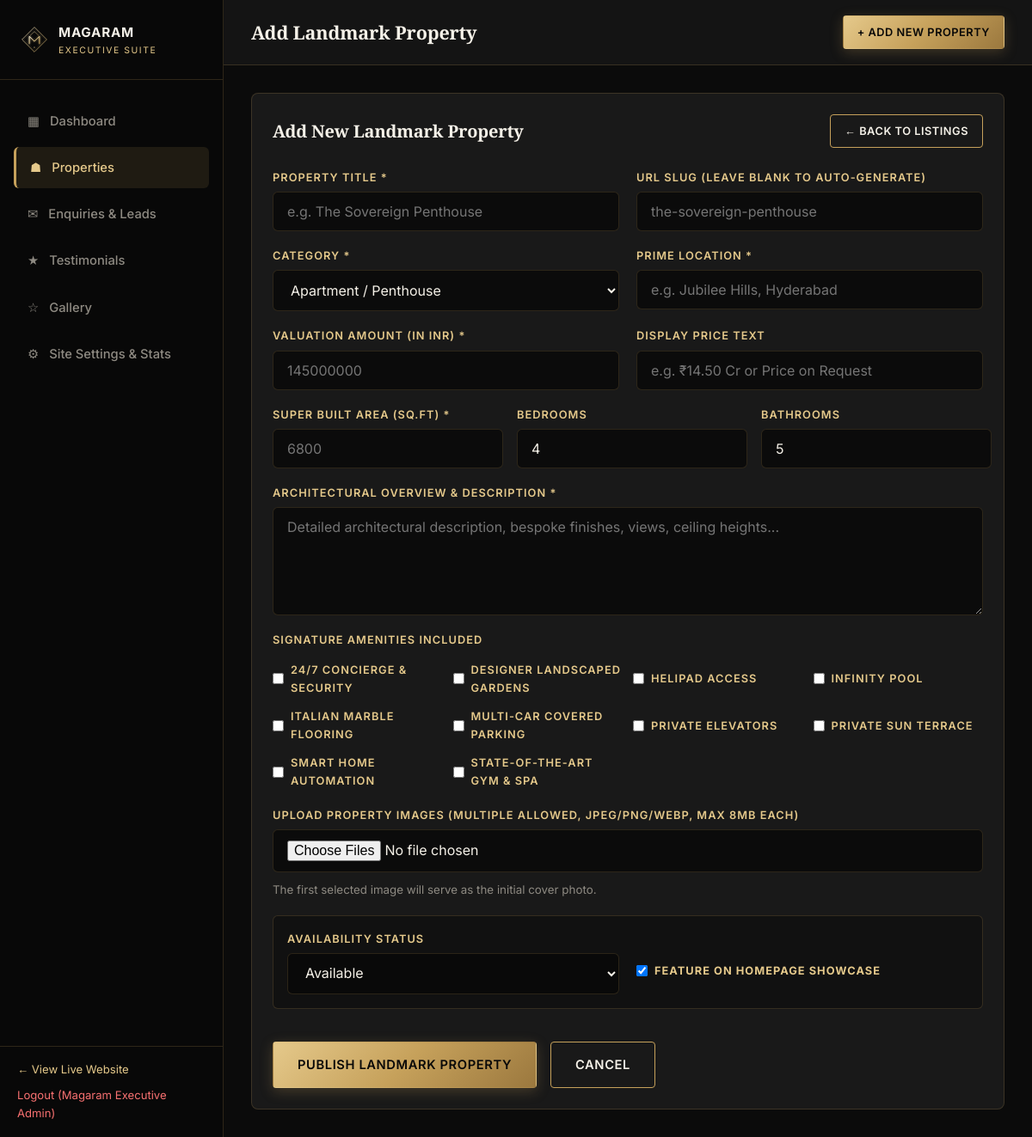
The page /admin/properties/add.php (signed in) on the database its author committed.
### tables this page shows
CREATE TABLE IF NOT EXISTS `amenities` (
    `id` INT AUTO_INCREMENT PRIMARY KEY,
    `name` VARCHAR(100) NOT NULL UNIQUE,
    `icon` VARCHAR(50) NOT NULL DEFAULT 'sparkle'
);

### includes/functions.php (called while the page is built, shortened)
<?php
function e(?string $string): string {
    return htmlspecialchars($string ?? '', ENT_QUOTES, 'UTF-8');
}

### admin/properties/add.php (the view, shortened to what this page needs)
<?php
$db = get_db();
$availableAmenities = [];
if ($db) {
    try {
        $availableAmenities = $db->query("SELECT * FROM amenities ORDER BY name ASC")->fetchAll();
    } catch (Exception $e) {}
}
require_once __DIR__ . '/../includes/header.php';
?>
<div class="admin-card" style="max-width: 900px; margin: 0 auto;">
    <div style="display: flex; justify-content: space-between; align-items: center; margin-bottom: 24px;">
        <h3 style="font-size: 1.25rem; margin: 0; color: var(--text-cream);">Add New Landmark Property</h3>
        <a href="<?= BASE_URL; ?>/admin/properties/index.php" class="btn btn-outline btn-sm">&larr; Back to Listings</a>
    </div>
    <form method="POST" enctype="multipart/form-data" class="luxury-form">
        <div class="form-grid-2">
            <div class="form-group">
                <label for="p-title">Property Title *</label>
                <input type="text" id="p-title" name="title" class="form-control" placeholder="e.g. The Sovereign Penthouse" required>
            </div>
            <div class="form-group">
                <label for="p-slug">URL Slug (Leave blank to auto-generate)</label>
                <input type="text" id="p-slug" name="slug" class="form-control" placeholder="the-sovereign-penthouse">
            </div>
        </div>
        <div class="form-grid-2">
            <div class="form-group">
                <label for="p-category">Category *</label>
                <select id="p-category" name="category" class="form-control">
                    <option value="Apartment">Apartment / Penthouse</option>
                </select>
            </div>
            <div class="form-group">
                <label for="p-location">Prime Location *</label>
                <input type="text" id="p-location" name="location" class="form-control" placeholder="e.g. Jubilee Hills, Hyderabad" required>
            </div>
        </div>
        <div class="form-grid-2">
            <div class="form-group">
                <label for="p-price">Valuation Amount (in INR) *</label>
                <input type="number" step="100000" id="p-price" name="price" class="form-control" placeholder="145000000" required>
            </div>
            <div class="form-group">
                <label for="p-price-display">Display Price Text</label>
                <input type="text" id="p-price-display" name="price_display" class="form-control" placeholder="e.g. ₹14.50 Cr or Price on Request">
            </div>
        </div>
        <div style="display: grid; grid-template-columns: repeat(3, 1fr); gap: 16px;">
            <div class="form-group">
                <label for="p-area">Super Built Area (sq.ft) *</label>
                <input type="number" id="p-area" name="area_sqft" class="form-control" placeholder="6800" required>
            </div>
            <div class="form-group">
                <label for="p-bedrooms">Bedrooms</label>
                <input type="number" id="p-bedrooms" name="bedrooms" class="form-control" value="4">
            </div>
            <div class="form-group">
                <label for="p-bathrooms">Bathrooms</label>
                <input type="number" id="p-bathrooms" name="bathrooms" class="form-control" value="5">
            </div>
        </div>
        <div class="form-group">
            <label for="p-desc">Architectural Overview & Description *</label>
            <textarea id="p-desc" name="description" class="form-control" rows="5" placeholder="Detailed architectural description, bespoke finishes, views, ceiling heights..." required></textarea>
        </div>
        <?php if (!empty($availableAmenities)): ?>
            <div class="form-group">
                <label>Signature Amenities Included</label>
                <div class="checkbox-group">
                    <?php foreach ($availableAmenities as $am): ?>
                        <label class="checkbox-item">
                            <input type="checkbox" name="amenities[]" value="<?= $am['id']; ?>">
                            <span><?= e($am['name']); ?></span>
                        </label>
                    <?php endforeach; ?>
                </div>
            </div>
        <?php endif; ?>
        <div class="form-group">
            <label for="p-images">Upload Property Images (Multiple allowed, JPEG/PNG/WebP, max 8MB each)</label>
            <input type="file" id="p-images" name="images[]" class="form-control" multiple accept="image/jpeg,image/png,image/webp">
            <small style="color: var(--admin-muted); display: block; margin-top: 4px;">The first selected image will serve as the initial cover photo.</small>
        </div>
        <div class="form-grid-2" style="align-items: center; background: rgba(0,0,0,0.3); padding: 16px; border-radius: 6px; border: 1px solid var(--admin-border);">
            <div class="form-group">
                <label for="p-status">Availability Status</label>
                <select id="p-status" name="status" class="form-control">
                    <option value="Available">Available</option>
                </select>
            </div>
            <div class="form-group" style="margin-top: 20px;">
                <label class="checkbox-item">
                    <input type="checkbox" name="is_featured" value="1" checked>
                    <strong>Feature on Homepage Showcase</strong>
                </label>
            </div>
        </div>
        <div style="display: flex; gap: 16px; margin-top: 20px;">
            <button type="submit" class="btn btn-primary">Publish Landmark Property</button>
            <a href="<?= BASE_URL; ?>/admin/properties/index.php" class="btn btn-outline">Cancel</a>
        </div>
    </form>
</div>
<?php require_once __DIR__ . '/../includes/footer.php'; ?>

### assets/css/style.css (style rules this page uses)
:root { --bg-royal: #080808; --bg-surface: #121212; --bg-card: #151515; --bg-card-hover: #1b1b1b; --border-subtle: rgba(198, 161, 91, 0.18); --border-gold: rgba(198, 161, 91, 0.4); --border-bright: #E5C98B; --gold-primary: #C6A15B; --gold-bright: #E5C98B; --gold-dark: #8c6e33; --gold-gradient: linear-gradient(135deg, #E5C98B 0%, #C6A15B 50%, #9B783E 100%); --gold-shimmer: linear-gradient(90deg, #C6A15B 0%, #FFF4D9 45%, #E5C98B 75%, #C6A15B 100%); --text-cream: #F5F1E8; --text-muted: #A6A095; --text-dark: #080808; --font-heading: 'Playfair Display', Georgia, serif; --font-body: 'Inter', -apple-system, BlinkMacSystemFont, 'Segoe UI', Roboto, sans-serif; --transition-fast: 0.25s cubic-bezier(0.4, 0, 0.2, 1); --transition-smooth: 0.4s cubic-bezier(0.16, 1, 0.3, 1); --shadow-gold: 0 10px 30px -10px rgba(198, 161, 91, 0.25); --shadow-card: 0 15px 35px rgba(0, 0, 0, 0.6); }
*, *::before, *::after { box-sizing: border-box; margin: 0; padding: 0; }
html { scroll-behavior: smooth; font-size: 16px; background-color: var(--bg-royal); color: var(--text-cream); }
body { font-family: var(--font-body); font-weight: 400; line-height: 1.65; background-color: var(--bg-royal); color: var(--text-cream); overflow-x: hidden; -webkit-font-smoothing: antialiased; }
a { color: inherit; text-decoration: none; transition: color var(--transition-fast); }
button, input, select, textarea { font-family: inherit; font-size: inherit; color: inherit; }
h1, h2, h3, h4, h5, h6 { font-family: var(--font-heading); font-weight: 600; line-height: 1.25; color: var(--text-cream); letter-spacing: -0.01em; }
.btn { display: inline-flex; align-items: center; justify-content: center; gap: 10px; padding: 14px 28px; font-size: 0.92rem; font-weight: 600; letter-spacing: 0.04em; text-transform: uppercase; border-radius: 4px; cursor: pointer; position: relative; overflow: hidden; transition: all var(--transition-smooth); border: 1px solid transparent; }
.btn-primary { background: var(--gold-gradient); color: var(--text-dark); box-shadow: 0 4px 15px rgba(198, 161, 91, 0.25); }
.btn-primary::after { content: ''; position: absolute; top: -50%; left: -60%; width: 40%; height: 200%; background: linear-gradient( 120deg, rgba(255, 255, 255, 0) 0%, rgba(255, 255, 255, 0.5) 50%, rgba(255, 255, 255, 0) 100% ); transform: rotate(25deg); transition: transform 0.75s ease; pointer-events: none; }
.btn-outline { background: transparent; color: var(--text-cream); border-color: var(--gold-primary); }
.btn-sm { padding: 8px 16px; font-size: 0.8rem; }
.luxury-form { display: flex; flex-direction: column; gap: 18px; }
.form-group { display: flex; flex-direction: column; gap: 6px; }
.form-group label { font-size: 0.8rem; font-weight: 600; text-transform: uppercase; letter-spacing: 0.08em; color: var(--gold-bright); }
.form-control { background: rgba(8, 8, 8, 0.8); border: 1px solid var(--border-subtle); color: var(--text-cream); padding: 12px 16px; border-radius: 6px; outline: none; transition: all var(--transition-fast); }

### assets/css/admin.css (style rules this page uses)
:root { --admin-bg: #0b0b0b; --admin-surface: #141414; --admin-card: #191919; --admin-border: rgba(198, 161, 91, 0.2); --admin-border-focus: #C6A15B; --admin-gold: #C6A15B; --admin-gold-bright: #E5C98B; --admin-text: #F5F1E8; --admin-muted: #8E8A82; --admin-danger: #ef4444; --admin-success: #22c55e; }
body.admin-body { background-color: var(--admin-bg); color: var(--admin-text); font-family: 'Inter', sans-serif; margin: 0; padding: 0; min-height: 100vh; }
.admin-card { background: var(--admin-card); border: 1px solid var(--admin-border); border-radius: 8px; padding: 24px; margin-bottom: 24px; }
.form-grid-2 { display: grid; grid-template-columns: 1fr 1fr; gap: 20px; }
.checkbox-group { display: grid; grid-template-columns: repeat(auto-fit, minmax(180px, 1fr)); gap: 12px; margin-top: 8px; }
.checkbox-item { display: flex; align-items: center; gap: 8px; font-size: 0.88rem; cursor: pointer; }

### rows shown on the page
amenities: name "24/7 CONCIERGE & SECURITY"
amenities: name "DESIGNER LANDSCAPED GARDENS"
amenities: name "HELIPAD ACCESS"
amenities: name "INFINITY POOL"
amenities: name "ITALIAN MARBLE FLOORING"
amenities: name "MULTI-CAR COVERED PARKING"
amenities: name "PRIVATE ELEVATORS"
amenities: name "PRIVATE SUN TERRACE"
amenities: name "SMART HOME AUTOMATION"
amenities: name "STATE-OF-THE-ART GYM & SPA"

### other values the page prints
$_SESSION['admin_user_name'] "Magaram Executive Admin"
$adminTitle "Add Landmark Property"
